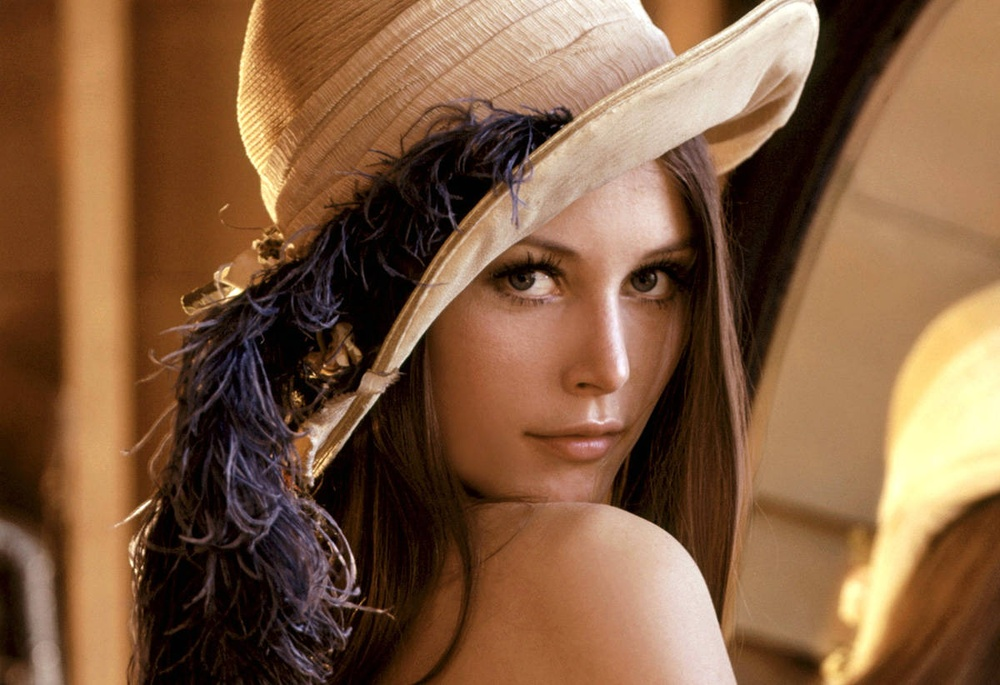
%> input picture lena.jpg, 1000 x 685 px, shrunk from 1200 x 822 before the run
$ octave jugandoImagenesSesion2.m   (GNU Octave 9; MATLAB toolbox functions it lacks are replaced by stand-ins)
%> lines starting %> are read from the running program, lines starting %| are printed output that depends on the picture; in (x1, y1, x2, y2) boxes, pixels count from 0 and x2, y2 are one past the last pixel; in counts of white or black regions, pixels touching at a corner belong together; the program's own positions count from 1
clearvars; clc;

%Get the image
imagen=imread('lena.jpg');
%> imagen is the input picture: size 685x1000x3 uint8; mean R, G, B 129.7, 92.9, 64.3
Im_R=imagen(:,:,1);
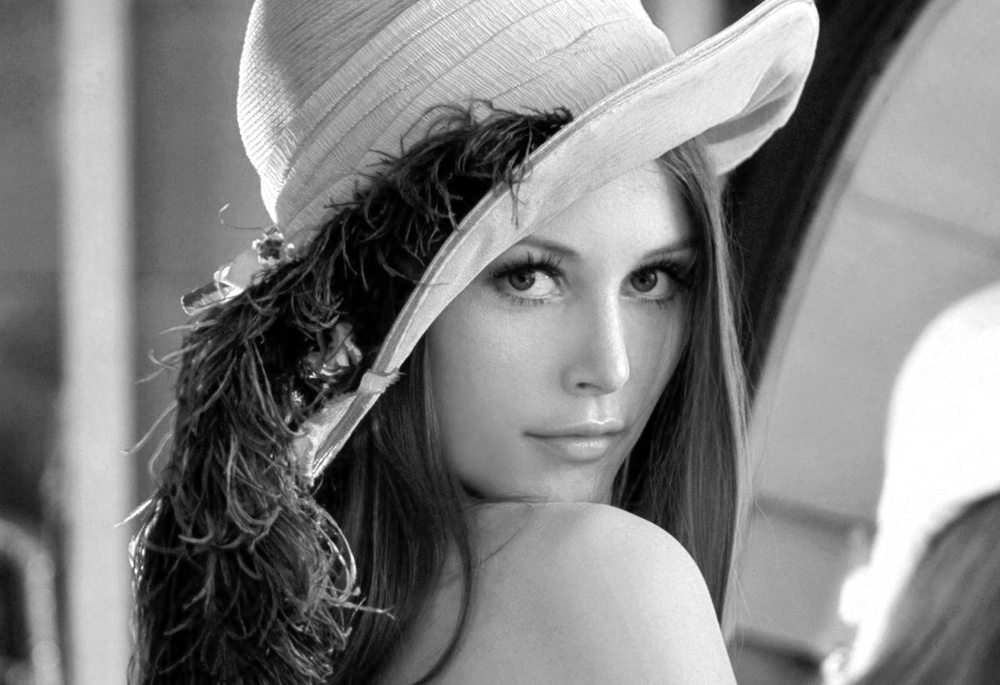
%> Im_R: size 685x1000 uint8; min 0, max 255, mean 129.7
Im_G=imagen(:,:,2);
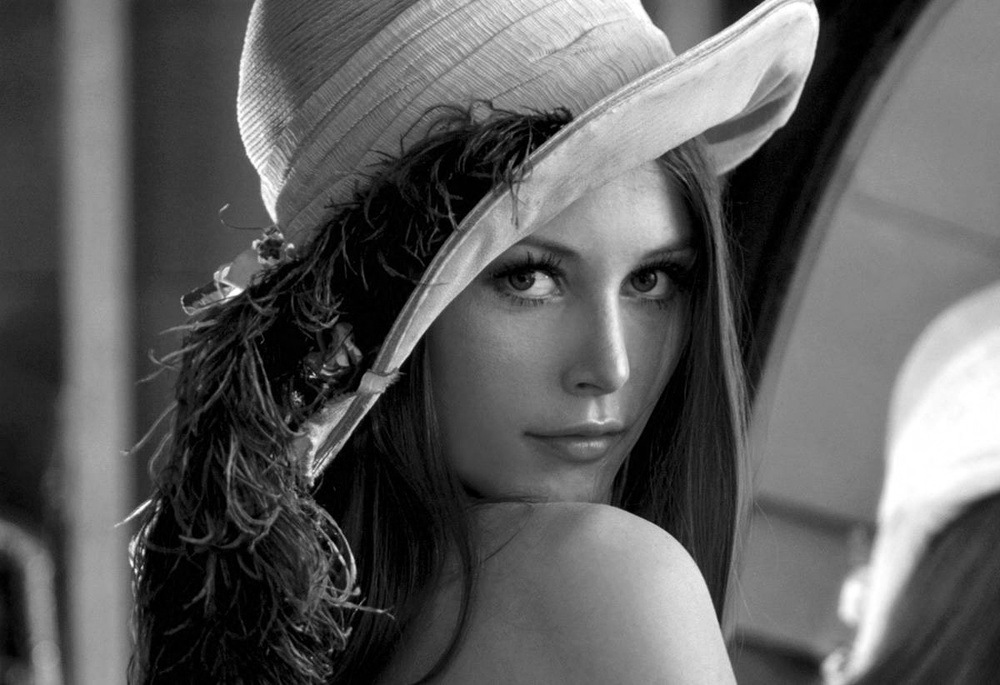
%> Im_G: size 685x1000 uint8; min 0, max 255, mean 92.9
Im_B=imagen(:,:,3);
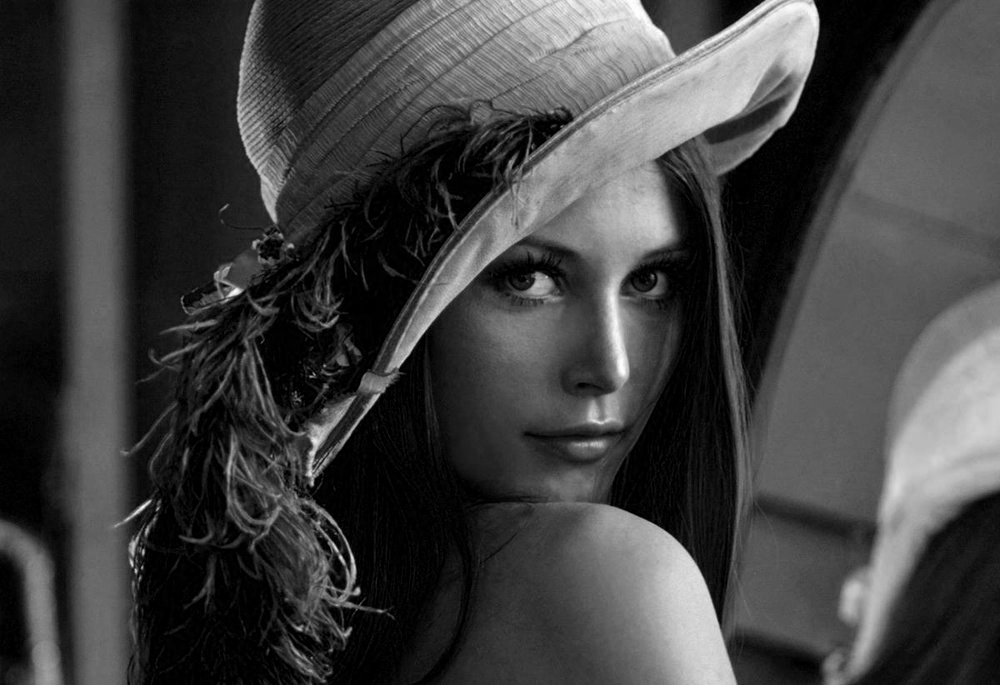
%> Im_B: size 685x1000 uint8; min 0, max 255, mean 64.3
[m,n,p]=size(imagen);
%> m = 685; n = 1000; p = 3

%Obtener valor RGB de un pixel
imagen(300,300,1);
imagen(300,300,2);
imagen(300,300,3);

%pixel=impixel;
%pixel;

%%Cambiar color de un pixel
imagen(300,300,1)=255;
%> imagen: size 685x1000x3 uint8; under 0.01% of pixels changed, all inside (x1, y1, x2, y2) = (299, 299, 300, 300)
imagen(300,300,2)=255;
%> imagen: size 685x1000x3 uint8; mean R, G, B 129.7, 92.9, 64.3; mean of the top-left, top-right, bottom-left and bottom-right quarters 83.4, 121.5, 56.8, 120.9
imagen(300,300,3)=255;

imshow(imagen);
%Muestra colores de una línea
%> (the run ends here)
